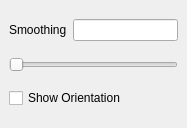
<?xml version="1.0" encoding="UTF-8"?>
<ui version="4.0">
 <class>VortexTools</class>
 <widget class="QDockWidget" name="VortexTools">
  <property name="geometry">
   <rect>
    <x>0</x>
    <y>0</y>
    <width>187</width>
    <height>128</height>
   </rect>
  </property>
  <property name="maximumSize">
   <size>
    <width>524287</width>
    <height>151</height>
   </size>
  </property>
  <property name="windowTitle">
   <string>Vortex</string>
  </property>
  <widget class="QWidget" name="dockWidgetContents">
   <layout class="QVBoxLayout" name="verticalLayout">
    <item>
     <layout class="QHBoxLayout" name="horizontalLayout">
      <item>
       <widget class="QLabel" name="label">
        <property name="text">
         <string>Smoothing</string>
        </property>
       </widget>
      </item>
      <item>
       <widget class="QLineEdit" name="SmoothEdit"/>
      </item>
     </layout>
    </item>
    <item>
     <widget class="QSlider" name="smoothing">
      <property name="orientation">
       <enum>Qt::Horizontal</enum>
      </property>
     </widget>
    </item>
    <item>
     <widget class="QCheckBox" name="showOrientation">
      <property name="text">
       <string>Show Orientation</string>
      </property>
     </widget>
    </item>
   </layout>
  </widget>
 </widget>
 <resources/>
 <connections/>
</ui>
